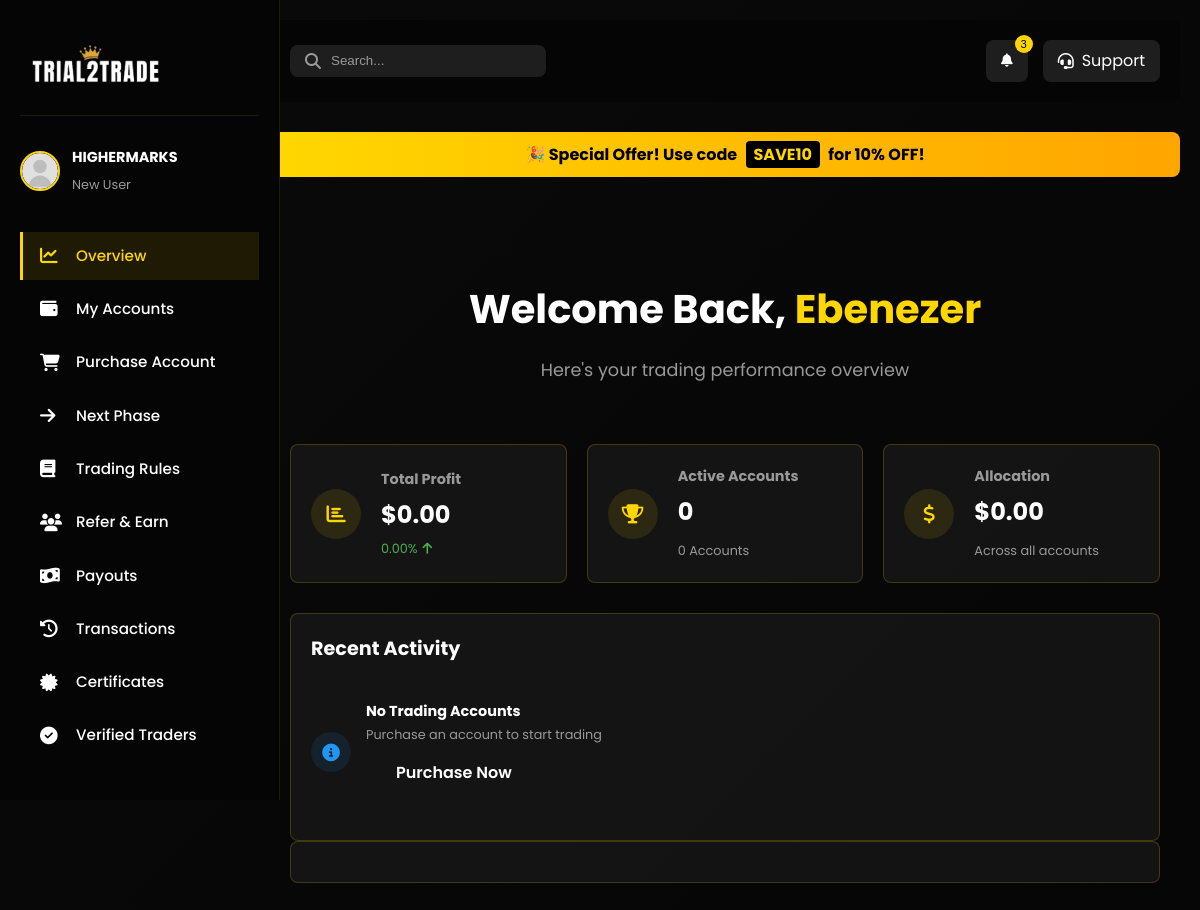
The app's page / (signed in) with its own data.
### main/models.py (models this page shows, shortened)
class CustomUser(AbstractUser):
    first_name = models.CharField(max_length=20)
    last_name = models.CharField(max_length=20)
    username = models.CharField(max_length=20, unique=True)
    email = models.EmailField(unique=True)
    phone_number = models.CharField(max_length=15, null=True, unique=True)
    email_verification_code = models.CharField(max_length=6, blank=True, null=True)
    email_verification_expires = models.DateTimeField(blank=True, null=True)
    verification_code = models.CharField(max_length=6, null=True, blank=True)
    verification_code_expires = models.DateTimeField(null=True, blank=True)
    password_reset_code = models.CharField(max_length=6, blank=True, null=True)
    password_reset_expires = models.DateTimeField(blank=True, null=True)
    referral_code = models.CharField(max_length=20, unique=True, blank=True, null=True)
    referred_by = models.ForeignKey('self', on_delete=models.SET_NULL, null=True, blank=True, related_name='referrals')
    USERNAME_FIELD = 'email'
    REQUIRED_FIELDS = ['username']
    class Meta:
        verbose_name = 'User'
        verbose_name_plural = 'Users'

class DiscountCode(models.Model):
    code = models.CharField(max_length=50, unique=True)
    percentage = models.PositiveIntegerField(default=0)
    is_active = models.BooleanField(default=True)
    created_at = models.DateTimeField(auto_now_add=True)

### main/views.py (the view, shortened to what this page needs)
# urls.py: path('', views.dashboard_overview, name='index'),
@login_required(login_url='/login_user')
def dashboard_overview(request):
    user_accounts = MT5Account.objects.filter(user=request.user, assigned=True).order_by('-assigned_date', '-id')
    accounts_list = []
    from decimal import Decimal
    total_balance = sum([(a.balance or Decimal('0')) for a in user_accounts], Decimal('0'))
    total_profit = sum([(a.profit or Decimal('0')) for a in user_accounts], Decimal('0'))
    gains_list = []
    active_accounts_qs = user_accounts.filter(status='active')
    active_accounts_count = active_accounts_qs.count()
    total_allocation = sum([account_size_to_amount(a.account_size) for a in active_accounts_qs], Decimal('0'))
    total_initial = sum([(a.initial_balance or Decimal('0')) for a in user_accounts], Decimal('0'))
    if total_initial > 0:
        try:
            profit_change = ((total_profit / total_initial) * Decimal('100'))
        except Exception:
            profit_change = Decimal('0')
    else:
        profit_change = Decimal('0')
    try:
        profit_change = profit_change.quantize(Decimal('0.01'))
    except Exception:
        pass
    if gains_list:
        try:
            average_gain_pct = (sum(gains_list, Decimal('0')) / Decimal(str(len(gains_list))))
        except Exception:
            average_gain_pct = Decimal('0')
    else:
        average_gain_pct = Decimal('0')
    try:
        average_gain_pct = average_gain_pct.quantize(Decimal('0.01'))
    except Exception:
        pass
    context = {
        'user_has_accounts': user_accounts.exists(),
        'user_accounts': user_accounts,
        'active_accounts_count': active_accounts_count,
        'total_balance': total_balance,
        'total_allocation': total_allocation,
        'average_gain_pct': average_gain_pct,
        'total_profit': total_profit,
        'profit_change': profit_change,
        'global_alert': get_active_global_alert(),
    }
    return render(request, 'main/dashboard_overview.html', context)

### main/context_processors.py (called while the page is built)
def active_discount_code(request):
    active_code = DiscountCode.objects.filter(is_active=True).order_by('-created_at').first()
    return {'active_discount_code': active_code}

### main/views.py (called while the page is built)
def get_active_global_alert():
    try:
        from .models import GlobalAlert
        return GlobalAlert.objects.filter(is_active=True).order_by('-created_at').first()
    except Exception:
        return None

### main/templates/main/dashboard_overview.html (shortened to what this page needs)
{% load static %}
<!DOCTYPE html>
<html lang="en">
<head>
    <link rel="stylesheet" href="{% static 'css/style.css' %}">
    <link rel="stylesheet" href="{% static 'css/dashboard.css'%} ">
    <link rel="stylesheet" href="{% static 'css/dashboard-nav.css' %}">
    <link rel="stylesheet" href="https://cdnjs.cloudflare.com/ajax/libs/font-awesome/6.4.0/css/all.min.css">
    <link rel="stylesheet" href="{% static 'css/mobile-nav.css' %}">
</head>
<body>
    <nav class="dashboard-nav">
        <div class="nav-logo">
            <img src="{% static 'images/logob.png' %}" alt="Trial2Trade Logo" style="width: 130px; height: 75px;">
        </div>
            <div class="user-info">
                <img src="{% static 'images/avatar-placeholder.svg' %}" alt="User Avatar" class="avatar">
                <div class="user-details">
                    <h4 class="user-name">{{ request.user.username }}</h4>
                    <span class="user-status">{% if user_has_accounts %}Active Trader{% else %}New User{% endif %}</span>
                </div>
            </div>
        <div class="nav-menu">
            <a href="{% url 'index' %}" class="nav-item active">
                <i class="fas fa-chart-line"></i>
                <span>Overview</span>
            </a>
            <a href="{% url 'dashboard_accounts' %}" class="nav-item">
                <i class="fas fa-wallet"></i>
                <span>My Accounts</span>
            </a>
            <a href="{% url 'dashboard_purchase' %}" class="nav-item">
                <i class="fas fa-shopping-cart"></i>
                <span>Purchase Account</span>
            </a>
            <a href="{% url 'dashboard_next_phase' %}" class="nav-item">
                <i class="fas fa-arrow-right"></i>
                <span>Next Phase</span>
            </a>
            <a href="{% url 'dashboard_rules' %}" class="nav-item">
                <i class="fas fa-book"></i>
                <span>Trading Rules</span>
            </a>
            <a href="{% url 'dashboard_referral' %}" class="nav-item">
                <i class="fas fa-users"></i>
                <span>Refer & Earn</span>
            </a>
            <a href="{% url 'dashboard_payouts' %}" class="nav-item">
                <i class="fas fa-money-bill-wave"></i>
                <span>Payouts</span>
            </a>
            <a href="{% url 'dashboard_transactions' %}" class="nav-item">
                <i class="fas fa-history"></i>
                <span>Transactions</span>
            </a>
            <a href="{% url 'dashboard_certificates' %}" class="nav-item">
                <i class="fas fa-certificate"></i>
                <span>Certificates</span>
            </a>
            <a href="{% url 'dashboard_verified_traders' %}" class="nav-item">
                <i class="fas fa-check-circle"></i>
                <span>Verified Traders</span>
            </a>
            <a href="{% url 'logout_user' %}" class="logout-btn">
                <span>Logout</span>
            </a>
        </div>
    </nav>
    <main class="dashboard-content">
        <header class="dashboard-header">
            <div class="header-search">
                <i class="fas fa-search"></i>
                <input type="text" placeholder="Search...">
            </div>
            <div class="header-actions">
                <button class="notification-btn">
                    <i class="fas fa-bell"></i>
                    <span class="notification-badge">3</span>
                </button>
                <a href="mailto:info@trial2trade.com" class="support-btn">
                    <i class="fas fa-headset"></i>
                    <span>Support</span>
                </a>
            </div>
        </header>
        {% if active_discount_code %}
        <div class="discount-banner" style="background: linear-gradient(90deg, #FFD700, #FFA500); color: #000; padding: 10px; text-align: center; font-weight: bold; margin-bottom: 20px; border-radius: 8px; margin-top: 20px;">
            🎉 Special Offer! Use code <span style="background: #000; color: #FFD700; padding: 2px 8px; border-radius: 4px; margin: 0 5px;">{{ active_discount_code.code }}</span> for {{ active_discount_code.percentage }}% OFF!
        </div>
        {% endif %}
        <section class="dashboard-section active">
            <div class="section-header">
                <h2>Welcome Back, <span class="highlight">{{ request.user.first_name|default:request.user.username }}</span></h2>
                <p>Here's your trading performance overview</p>
            </div>
            <div class="stats-grid">
                <div class="stat-card">
                    <div class="stat-icon">
                        <i class="fas fa-chart-bar"></i>
                    </div>
                    <div class="stat-info">
                        <h3>Total Profit</h3>
                        <p class="stat-value">${{ total_profit|default:"0.00" }}</p>
                        <span class="stat-change {% if profit_change >= 0 %}positive{% else %}negative{% endif %}">
                            {{ profit_change|floatformat:2 }}%
                            <i class="fas fa-arrow-{% if profit_change >= 0 %}up{% else %}down{% endif %}"></i>
                        </span>
                    </div>
                </div>
                <div class="stat-card">
                    <div class="stat-icon">
                        <i class="fas fa-trophy"></i>
                    </div>
                    <div class="stat-info">
                        <h3>Active Accounts</h3>
                        <p class="stat-value">{{ active_accounts_count }}</p>
                        <span class="stat-label">{{ active_accounts_count|default:"0" }} Account{% if active_accounts_count != 1 %}s{% endif %}</span>
                    </div>
                </div>
                <div class="stat-card">
                    <div class="stat-icon">
                        <i class="fas fa-dollar-sign"></i>
                    </div>
                    <div class="stat-info">
                        <h3>Allocation</h3>
                        <p class="stat-value">${{ total_allocation|default:"0.00" }}</p>
                        <span class="stat-label">Across all accounts</span>
                    </div>
                </div>
            </div>
            <div class="recent-activity">
                <h3>Recent Activity</h3>
                <div class="activity-list">
                    {% if user_accounts %}
                        {% for account in user_accounts %}
                            <div class="activity-item">
                                <div class="activity-icon {% if account.status == 'active' %}success{% elif account.status == 'breached' %}danger{% else %}info{% endif %}">
                                    <i class="fas {% if account.status == 'active' %}fa-check-circle{% elif account.status == 'breached' %}fa-exclamation-circle{% else %}fa-info-circle{% endif %}"></i>
                                </div>
                                <div class="activity-details">
                                    <h4>Account #{{ account.login }}</h4>
                                    <p>{{ account.account_size }} Account - {{ account.status|title }}</p>
                                    <span class="activity-time">Last updated: {{ account.last_updated|date:"M d, Y H:i" }}</span>
                                </div>
                                {% with g=account.gain_pct|default_if_none:0 %}
                                <div class="activity-value {% if g >= 0 %}positive{% else %}negative{% endif %}">
                                    {{ g|floatformat:2 }}%
                                </div>
                                {% endwith %}
                            </div>
                        {% endfor %}
                    {% else %}
                        <div class="activity-item">
                            <div class="activity-icon info">
                                <i class="fas fa-info-circle"></i>
                            </div>
                            <div class="activity-details">
                                <h4>No Trading Accounts</h4>
                                <p>Purchase an account to start trading</p>
                                <a href="{% url 'dashboard_purchase' %}" class="btn btn-primary btn-sm">Purchase Now</a>
                            </div>
                        </div>
                    {% endif %}
                </div>
            </div>
            <div class="chart-container">
            </div>
        </section>
    </main>
</body>
</html>

### main/static/css/style.css (style rules this page uses)
:root { --primary-color: #FFD700; --primary-light: #FFEB99; --primary-dark: #D4AF37; --secondary-color: #000000; --secondary-light: #333333; --secondary-dark: #000000; --text-light: #FFFFFF; --text-dark: #000000; --text-muted: #999999; --background-dark: #0A0A0A; --background-darker: #050505; --background-light: #1A1A1A; --background-gradient: linear-gradient(135deg, var(--background-dark) 0%, var(--background-darker) 100%); --card-bg: rgba(26, 26, 26, 0.7); --card-border: 1px solid rgba(255, 215, 0, 0.2); --card-shadow: 0 8px 32px rgba(0, 0, 0, 0.5); --success: #4CAF50; --warning: #FFC107; --danger: #F44336; --info: #2196F3; --border-radius-sm: 4px; --border-radius: 8px; --border-radius-lg: 16px; --transition-fast: 0.2s ease; --transition-normal: 0.3s ease; --transition-slow: 0.5s ease; --glow-effect: 0 0 10px rgba(255, 215, 0, 0.5), 0 0 20px rgba(255, 215, 0, 0.3); }
* { margin: 0; padding: 0; box-sizing: border-box; }
html { scroll-behavior: smooth; }
body { font-family: 'Poppins', sans-serif; background: var(--background-gradient); color: var(--text-light); line-height: 1.6; overflow-x: hidden; }
a { text-decoration: none; color: var(--text-light); transition: var(--transition-fast); }
img { max-width: 100%; height: auto; }
section { padding: 80px 20px; position: relative; }
.section-header { text-align: center; margin-bottom: 60px; }
.section-header h2 { font-size: 2.5rem; font-weight: 700; margin-bottom: 15px; position: relative; display: inline-block; }
.section-header p { font-size: 1.1rem; color: var(--text-muted); max-width: 700px; margin: 0 auto; }
.highlight { color: var(--primary-color); position: relative; }
.highlight::after { content: ''; position: absolute; bottom: -5px; left: 0; width: 100%; height: 2px; background: var(--primary-color); transform: scaleX(0); transform-origin: right; transition: transform 0.5s ease; }
.btn { display: inline-block; padding: 12px 30px; border-radius: var(--border-radius); font-weight: 600; text-align: center; cursor: pointer; transition: var(--transition-normal); border: none; outline: none; position: relative; overflow: hidden; z-index: 1; }
.btn::before { content: ''; position: absolute; top: 0; left: -100%; width: 100%; height: 100%; background: rgba(255, 255, 255, 0.1); transition: var(--transition-normal); z-index: -1; }
.nav-item { font-weight: 500; position: relative; padding: 5px 0; }
.nav-item::after { content: ''; position: absolute; bottom: 0; left: 0; width: 100%; height: 2px; background: var(--primary-color); transform: scaleX(0); transform-origin: right; transition: transform 0.3s ease; }
.stat-label { font-size: 1.1rem; color: var(--text-muted); }

### main/static/css/dashboard-nav.css (style rules this page uses)
.dashboard-nav { position: fixed; left: 0; top: 0; height: 100vh; width: 250px; background: #1a1a1a; padding: 20px; transition: all 0.3s ease; z-index: 1000; }
.nav-logo { display: flex; align-items: center; padding: 10px; margin-bottom: 30px; }
.nav-logo img { width: 40px; height: 40px; }
.nav-item { margin-bottom: 5px; }
.dashboard-content { margin-left: 250px; padding: 20px; transition: all 0.3s ease; }

### main/static/css/mobile-nav.css (style rules this page uses)
.dashboard-nav { width: 280px; background: var(--background-darker); border-right: 1px solid rgba(255, 215, 0, 0.1); display: flex; flex-direction: column; height: 100vh; z-index: 1000; }
.nav-menu { padding: 20px 0; flex-grow: 1; overflow-y: auto; }
.nav-item { display: flex; align-items: center; padding: 12px 20px; color: var(--text-light); text-decoration: none; transition: var(--transition-fast); position: relative; }
.nav-item i { width: 24px; margin-right: 12px; font-size: 1.1rem; }
.nav-item span { font-size: 0.95rem; display: block; }

### records on screen
CustomUser: user.username "HIGHERMARKS", user.first_name "Ebenezer"
DiscountCode: code "SAVE10", percentage "10"

### other values on screen
{{ total_profit|default:"0.00" }} "0.00"
{{ profit_change|floatformat:2 }} "0.00"
{{ active_accounts_count }} "0"
{{ active_accounts_count|default:"0" }} "0"
{{ total_allocation|default:"0.00" }} "0.00"
